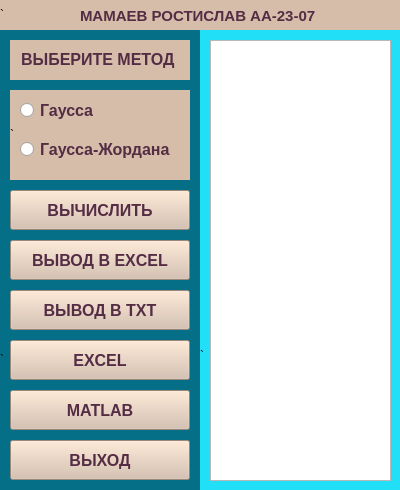
<?xml version="1.0" encoding="UTF-8"?>
<ui version="4.0">
 <class>MainWindow</class>
 <widget class="QMainWindow" name="MainWindow">
  <property name="geometry">
   <rect>
    <x>0</x>
    <y>0</y>
    <width>400</width>
    <height>490</height>
   </rect>
  </property>
  <property name="minimumSize">
   <size>
    <width>400</width>
    <height>490</height>
   </size>
  </property>
  <property name="maximumSize">
   <size>
    <width>400</width>
    <height>490</height>
   </size>
  </property>
  <property name="windowTitle">
   <string>MainWindow</string>
  </property>
  <widget class="QWidget" name="centralwidget">
   <widget class="QLabel" name="FON">
    <property name="geometry">
     <rect>
      <x>200</x>
      <y>0</y>
      <width>711</width>
      <height>711</height>
     </rect>
    </property>
    <property name="styleSheet">
     <string notr="true">background-color: rgb(34, 223, 248);</string>
    </property>
    <property name="text">
     <string>`</string>
    </property>
   </widget>
   <widget class="QWidget" name="gridLayoutWidget">
    <property name="geometry">
     <rect>
      <x>20</x>
      <y>90</y>
      <width>164</width>
      <height>80</height>
     </rect>
    </property>
    <layout class="QGridLayout" name="gridLayout">
     <item row="1" column="0">
      <widget class="QRadioButton" name="radioButton_2">
       <property name="font">
        <font>
         <pointsize>12</pointsize>
         <weight>75</weight>
         <bold>true</bold>
        </font>
       </property>
       <property name="styleSheet">
        <string notr="true">color: rgb(84, 44, 68);</string>
       </property>
       <property name="text">
        <string>Гаусса-Жордана</string>
       </property>
      </widget>
     </item>
     <item row="0" column="0">
      <widget class="QRadioButton" name="radioButton">
       <property name="font">
        <font>
         <pointsize>12</pointsize>
         <weight>75</weight>
         <bold>true</bold>
        </font>
       </property>
       <property name="styleSheet">
        <string notr="true">color: rgb(84, 44, 68);</string>
       </property>
       <property name="text">
        <string>Гаусса</string>
       </property>
      </widget>
     </item>
    </layout>
   </widget>
   <widget class="QLabel" name="FON_2">
    <property name="geometry">
     <rect>
      <x>10</x>
      <y>90</y>
      <width>180</width>
      <height>90</height>
     </rect>
    </property>
    <property name="styleSheet">
     <string notr="true">background-color: rgb(213, 189, 169);</string>
    </property>
    <property name="text">
     <string>`</string>
    </property>
   </widget>
   <widget class="QLabel" name="FON_3">
    <property name="geometry">
     <rect>
      <x>0</x>
      <y>0</y>
      <width>200</width>
      <height>720</height>
     </rect>
    </property>
    <property name="styleSheet">
     <string notr="true">background-color: rgb(4, 111, 135);</string>
    </property>
    <property name="text">
     <string>`</string>
    </property>
   </widget>
   <widget class="QLabel" name="FON_4">
    <property name="geometry">
     <rect>
      <x>0</x>
      <y>0</y>
      <width>921</width>
      <height>30</height>
     </rect>
    </property>
    <property name="styleSheet">
     <string notr="true">background-color: rgb(213, 189, 169);</string>
    </property>
    <property name="text">
     <string>`</string>
    </property>
   </widget>
   <widget class="QLabel" name="FON_5">
    <property name="geometry">
     <rect>
      <x>10</x>
      <y>40</y>
      <width>180</width>
      <height>40</height>
     </rect>
    </property>
    <property name="font">
     <font>
      <pointsize>12</pointsize>
      <weight>75</weight>
      <bold>true</bold>
     </font>
    </property>
    <property name="styleSheet">
     <string notr="true">background-color: rgb(213, 189, 169);
color: rgb(84, 44, 68);</string>
    </property>
    <property name="text">
     <string>&lt;html&gt;&lt;head/&gt;&lt;body&gt;&lt;p align=&quot;center&quot;&gt;ВЫБЕРИТЕ МЕТОД &lt;/p&gt;&lt;/body&gt;&lt;/html&gt;</string>
    </property>
   </widget>
   <widget class="QLabel" name="SHAPKATEXT">
    <property name="geometry">
     <rect>
      <x>80</x>
      <y>-30</y>
      <width>241</width>
      <height>91</height>
     </rect>
    </property>
    <property name="font">
     <font>
      <pointsize>11</pointsize>
      <weight>75</weight>
      <bold>true</bold>
     </font>
    </property>
    <property name="styleSheet">
     <string notr="true">color: rgb(84, 44, 68);</string>
    </property>
    <property name="text">
     <string>МАМАЕВ РОСТИСЛАВ АА-23-07</string>
    </property>
   </widget>
   <widget class="QPushButton" name="pushButton_4">
    <property name="geometry">
     <rect>
      <x>10</x>
      <y>190</y>
      <width>180</width>
      <height>40</height>
     </rect>
    </property>
    <property name="font">
     <font>
      <pointsize>12</pointsize>
      <weight>75</weight>
      <bold>true</bold>
     </font>
    </property>
    <property name="styleSheet">
     <string notr="true">color: rgb(84, 44, 68);
background-color: rgb(213, 189, 169);</string>
    </property>
    <property name="text">
     <string>ВЫЧИСЛИТЬ</string>
    </property>
   </widget>
   <widget class="QPushButton" name="pushButton_5">
    <property name="geometry">
     <rect>
      <x>10</x>
      <y>340</y>
      <width>180</width>
      <height>40</height>
     </rect>
    </property>
    <property name="font">
     <font>
      <pointsize>12</pointsize>
      <weight>75</weight>
      <bold>true</bold>
     </font>
    </property>
    <property name="styleSheet">
     <string notr="true">color: rgb(84, 44, 68);
background-color: rgb(213, 189, 169);</string>
    </property>
    <property name="text">
     <string>EXCEL</string>
    </property>
   </widget>
   <widget class="QPushButton" name="pushButton_6">
    <property name="geometry">
     <rect>
      <x>10</x>
      <y>390</y>
      <width>180</width>
      <height>40</height>
     </rect>
    </property>
    <property name="font">
     <font>
      <pointsize>12</pointsize>
      <weight>75</weight>
      <bold>true</bold>
     </font>
    </property>
    <property name="styleSheet">
     <string notr="true">color: rgb(84, 44, 68);
background-color: rgb(213, 189, 169);</string>
    </property>
    <property name="text">
     <string>MATLAB</string>
    </property>
   </widget>
   <widget class="QPushButton" name="pushButton_7">
    <property name="geometry">
     <rect>
      <x>10</x>
      <y>240</y>
      <width>180</width>
      <height>40</height>
     </rect>
    </property>
    <property name="font">
     <font>
      <pointsize>12</pointsize>
      <weight>75</weight>
      <bold>true</bold>
     </font>
    </property>
    <property name="styleSheet">
     <string notr="true">color: rgb(84, 44, 68);
background-color: rgb(213, 189, 169);</string>
    </property>
    <property name="text">
     <string>ВЫВОД В EXCEL</string>
    </property>
   </widget>
   <widget class="QPushButton" name="pushButton_9">
    <property name="geometry">
     <rect>
      <x>10</x>
      <y>440</y>
      <width>180</width>
      <height>40</height>
     </rect>
    </property>
    <property name="font">
     <font>
      <pointsize>12</pointsize>
      <weight>75</weight>
      <bold>true</bold>
     </font>
    </property>
    <property name="styleSheet">
     <string notr="true">color: rgb(84, 44, 68);
background-color: rgb(213, 189, 169);</string>
    </property>
    <property name="text">
     <string>ВЫХОД</string>
    </property>
   </widget>
   <widget class="QTextBrowser" name="textBrowser">
    <property name="geometry">
     <rect>
      <x>210</x>
      <y>40</y>
      <width>181</width>
      <height>441</height>
     </rect>
    </property>
    <property name="font">
     <font>
      <pointsize>14</pointsize>
      <weight>75</weight>
      <bold>true</bold>
     </font>
    </property>
    <property name="layoutDirection">
     <enum>Qt::LeftToRight</enum>
    </property>
    <property name="autoFillBackground">
     <bool>false</bool>
    </property>
    <property name="html">
     <string>&lt;!DOCTYPE HTML PUBLIC &quot;-//W3C//DTD HTML 4.0//EN&quot; &quot;http://www.w3.org/TR/REC-html40/strict.dtd&quot;&gt;
&lt;html&gt;&lt;head&gt;&lt;meta name=&quot;qrichtext&quot; content=&quot;1&quot; /&gt;&lt;style type=&quot;text/css&quot;&gt;
p, li { white-space: pre-wrap; }
&lt;/style&gt;&lt;/head&gt;&lt;body style=&quot; font-family:'MS Shell Dlg 2'; font-size:14pt; font-weight:600; font-style:normal;&quot;&gt;
&lt;p align=&quot;center&quot; style=&quot;-qt-paragraph-type:empty; margin-top:0px; margin-bottom:0px; margin-left:0px; margin-right:0px; -qt-block-indent:0; text-indent:0px;&quot;&gt;&lt;br /&gt;&lt;/p&gt;&lt;/body&gt;&lt;/html&gt;</string>
    </property>
   </widget>
   <widget class="QPushButton" name="pushButton_10">
    <property name="geometry">
     <rect>
      <x>10</x>
      <y>290</y>
      <width>180</width>
      <height>40</height>
     </rect>
    </property>
    <property name="font">
     <font>
      <pointsize>12</pointsize>
      <weight>75</weight>
      <bold>true</bold>
     </font>
    </property>
    <property name="styleSheet">
     <string notr="true">color: rgb(84, 44, 68);
background-color: rgb(213, 189, 169);</string>
    </property>
    <property name="text">
     <string>ВЫВОД В TXT</string>
    </property>
   </widget>
   <zorder>FON</zorder>
   <zorder>FON_3</zorder>
   <zorder>FON_2</zorder>
   <zorder>gridLayoutWidget</zorder>
   <zorder>FON_4</zorder>
   <zorder>FON_5</zorder>
   <zorder>SHAPKATEXT</zorder>
   <zorder>pushButton_4</zorder>
   <zorder>pushButton_5</zorder>
   <zorder>pushButton_6</zorder>
   <zorder>pushButton_7</zorder>
   <zorder>pushButton_9</zorder>
   <zorder>textBrowser</zorder>
   <zorder>pushButton_10</zorder>
  </widget>
 </widget>
 <resources/>
 <connections/>
</ui>
